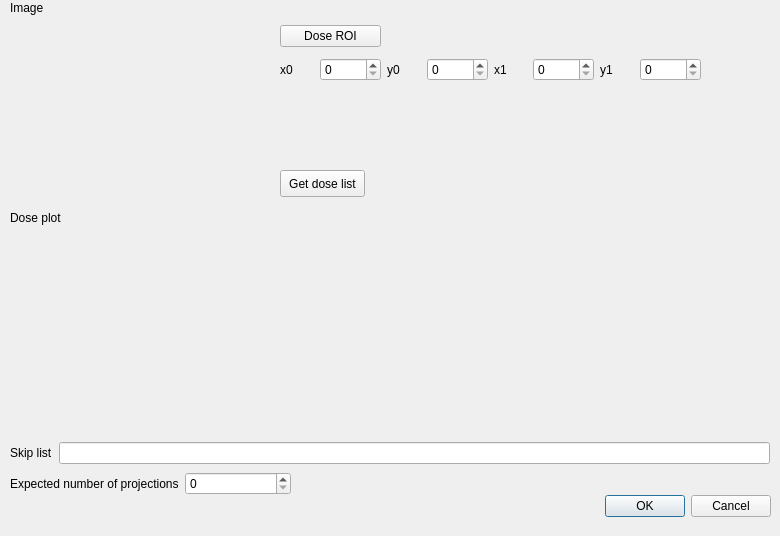
<?xml version="1.0" encoding="UTF-8"?>
<ui version="4.0">
 <class>FindSkipListDialog</class>
 <widget class="QDialog" name="FindSkipListDialog">
  <property name="geometry">
   <rect>
    <x>0</x>
    <y>0</y>
    <width>780</width>
    <height>536</height>
   </rect>
  </property>
  <property name="windowTitle">
   <string>Dialog</string>
  </property>
  <widget class="QDialogButtonBox" name="buttonBox">
   <property name="geometry">
    <rect>
     <x>430</x>
     <y>490</y>
     <width>341</width>
     <height>32</height>
    </rect>
   </property>
   <property name="orientation">
    <enum>Qt::Horizontal</enum>
   </property>
   <property name="standardButtons">
    <set>QDialogButtonBox::Cancel|QDialogButtonBox::Ok</set>
   </property>
  </widget>
  <widget class="QtAddons::Plotter" name="skip_plot" native="true">
   <property name="geometry">
    <rect>
     <x>10</x>
     <y>230</y>
     <width>761</width>
     <height>191</height>
    </rect>
   </property>
  </widget>
  <widget class="QtAddons::ImageViewerWidget" name="skip_imageviewer" native="true">
   <property name="geometry">
    <rect>
     <x>9</x>
     <y>20</y>
     <width>251</width>
     <height>181</height>
    </rect>
   </property>
  </widget>
  <widget class="QLabel" name="label_7">
   <property name="geometry">
    <rect>
     <x>10</x>
     <y>210</y>
     <width>62</width>
     <height>16</height>
    </rect>
   </property>
   <property name="text">
    <string>Dose plot</string>
   </property>
  </widget>
  <widget class="QLabel" name="label_8">
   <property name="geometry">
    <rect>
     <x>10</x>
     <y>0</y>
     <width>62</width>
     <height>16</height>
    </rect>
   </property>
   <property name="text">
    <string>Image</string>
   </property>
  </widget>
  <widget class="QWidget" name="layoutWidget">
   <property name="geometry">
    <rect>
     <x>10</x>
     <y>440</y>
     <width>760</width>
     <height>26</height>
    </rect>
   </property>
   <layout class="QHBoxLayout" name="horizontalLayout_5">
    <item>
     <widget class="QLabel" name="label">
      <property name="text">
       <string>Skip list</string>
      </property>
     </widget>
    </item>
    <item>
     <widget class="QLineEdit" name="skip_edit_skiplist">
      <property name="minimumSize">
       <size>
        <width>700</width>
        <height>0</height>
       </size>
      </property>
     </widget>
    </item>
   </layout>
  </widget>
  <widget class="QWidget" name="layoutWidget">
   <property name="geometry">
    <rect>
     <x>10</x>
     <y>470</y>
     <width>281</width>
     <height>27</height>
    </rect>
   </property>
   <layout class="QHBoxLayout" name="horizontalLayout_6">
    <item>
     <widget class="QLabel" name="label_2">
      <property name="text">
       <string>Expected number of projections</string>
      </property>
     </widget>
    </item>
    <item>
     <widget class="QSpinBox" name="skip_spin_expnumproj">
      <property name="maximum">
       <number>10000</number>
      </property>
     </widget>
    </item>
   </layout>
  </widget>
  <widget class="QWidget" name="layoutWidget">
   <property name="geometry">
    <rect>
     <x>280</x>
     <y>20</y>
     <width>421</width>
     <height>66</height>
    </rect>
   </property>
   <layout class="QGridLayout" name="gridLayout">
    <item row="0" column="0">
     <widget class="QPushButton" name="skip_button_getroi">
      <property name="text">
       <string>Dose ROI</string>
      </property>
     </widget>
    </item>
    <item row="1" column="0">
     <layout class="QHBoxLayout" name="horizontalLayout">
      <item>
       <widget class="QLabel" name="label_3">
        <property name="text">
         <string>x0</string>
        </property>
       </widget>
      </item>
      <item>
       <widget class="QSpinBox" name="skip_spin_x0">
        <property name="maximum">
         <number>10000</number>
        </property>
       </widget>
      </item>
     </layout>
    </item>
    <item row="1" column="1">
     <layout class="QHBoxLayout" name="horizontalLayout_2">
      <item>
       <widget class="QLabel" name="label_4">
        <property name="text">
         <string>y0</string>
        </property>
       </widget>
      </item>
      <item>
       <widget class="QSpinBox" name="skip_spin_y0">
        <property name="maximum">
         <number>10000</number>
        </property>
       </widget>
      </item>
     </layout>
    </item>
    <item row="1" column="2">
     <layout class="QHBoxLayout" name="horizontalLayout_3">
      <item>
       <widget class="QLabel" name="label_5">
        <property name="text">
         <string>x1</string>
        </property>
       </widget>
      </item>
      <item>
       <widget class="QSpinBox" name="skip_spin_x1">
        <property name="maximum">
         <number>10000</number>
        </property>
       </widget>
      </item>
     </layout>
    </item>
    <item row="1" column="3">
     <layout class="QHBoxLayout" name="horizontalLayout_4">
      <item>
       <widget class="QLabel" name="label_6">
        <property name="text">
         <string>y1</string>
        </property>
       </widget>
      </item>
      <item>
       <widget class="QSpinBox" name="skip_spin_y1">
        <property name="maximum">
         <number>10000</number>
        </property>
       </widget>
      </item>
     </layout>
    </item>
   </layout>
  </widget>
  <widget class="QPushButton" name="skip_button_getdoselist">
   <property name="geometry">
    <rect>
     <x>280</x>
     <y>170</y>
     <width>85</width>
     <height>27</height>
    </rect>
   </property>
   <property name="text">
    <string>Get dose list</string>
   </property>
  </widget>
  <zorder>layoutWidget</zorder>
  <zorder>layoutWidget</zorder>
  <zorder>buttonBox</zorder>
  <zorder>skip_plot</zorder>
  <zorder>skip_imageviewer</zorder>
  <zorder>layoutWidget</zorder>
  <zorder>label_7</zorder>
  <zorder>label_8</zorder>
  <zorder>skip_button_getdoselist</zorder>
 </widget>
 <customwidgets>
  <customwidget>
   <class>QtAddons::ImageViewerWidget</class>
   <extends>QWidget</extends>
   <header location="global">imageviewerwidget.h</header>
   <container>1</container>
  </customwidget>
  <customwidget>
   <class>QtAddons::Plotter</class>
   <extends>QWidget</extends>
   <header location="global">plotter.h</header>
   <container>1</container>
  </customwidget>
 </customwidgets>
 <resources/>
 <connections>
  <connection>
   <sender>buttonBox</sender>
   <signal>accepted()</signal>
   <receiver>FindSkipListDialog</receiver>
   <slot>accept()</slot>
   <hints>
    <hint type="sourcelabel">
     <x>248</x>
     <y>254</y>
    </hint>
    <hint type="destinationlabel">
     <x>157</x>
     <y>274</y>
    </hint>
   </hints>
  </connection>
  <connection>
   <sender>buttonBox</sender>
   <signal>rejected()</signal>
   <receiver>FindSkipListDialog</receiver>
   <slot>reject()</slot>
   <hints>
    <hint type="sourcelabel">
     <x>316</x>
     <y>260</y>
    </hint>
    <hint type="destinationlabel">
     <x>286</x>
     <y>274</y>
    </hint>
   </hints>
  </connection>
 </connections>
</ui>
